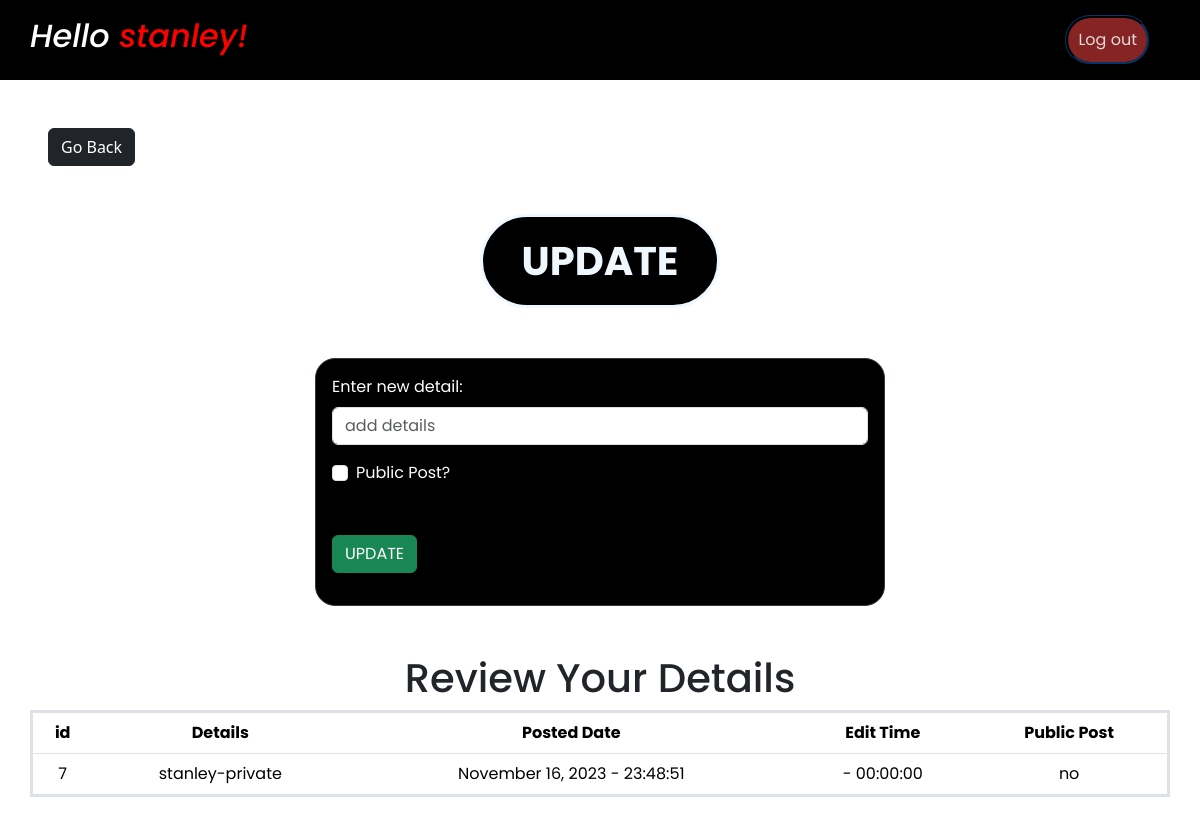
Page /edit.php?id=7 (signed in) on the committed database.
### tables this page shows
CREATE TABLE `list_tbl` (
  `id` int(11) NOT NULL,
  `details` text NOT NULL,
  `date_posted` varchar(30) NOT NULL,
  `time_posted` time NOT NULL,
  `date_edited` varchar(30) NOT NULL,
  `time_edited` time NOT NULL,
  `public` varchar(5) NOT NULL
);

### config/update.php (the view, shortened to what this page needs)
<?php
if (!empty($_GET['id'])) {
    $id = $_GET['id'];
    $servername = "localhost";
    $username_db = "root";
    $password_db = "";
    $db_name = "master_db";
    $conn = mysqli_connect($servername, $username_db, $password_db, $db_name);
    $query = mysqli_query($conn, "SELECT * FROM list_tbl WHERE id='$id'");
    $count = mysqli_num_rows($query);
    if ($count > 0) {
        while ($row = mysqli_fetch_array($query)) {
            print "<tr>";
            print "<td>" . $row['id'] . "</td>";
            print "<td>" . $row['details'] . "</td>";
            print "<td>" . $row['date_posted'] . " - " . $row['time_posted'] . "</td>";
            print "<td>" . $row['date_edited'] . " - " . $row['time_edited'] . "</td>";
            print "<td>" . $row['public'] . "</td>";
            print "</tr>";
        }
        print '
                        <div class="content mb-5">
                            <div class="card">
                                <div class="card-body">
                                    <form action="" method="POST">
                                        <div class="mb-3">
                                            <label for="exampleFormControlInput1" class="form-label" style="color: white;">Enter new detail:</label>
                                            <input type="text" name="details" class="form-control" id="exampleFormControlInput1" placeholder="add details">
                                            <div class="form-check mt-3">
                                                <input class="form-check-input" type="checkbox" name="public[]" value="yes" id="flexCheckDefault">
                                                <label class="form-check-label" for="flexCheckDefault" style="color: white;">
                                                    Public Post?
                                                </label>
                                            </div>
                                            <input type="hidden" name="update_id" value="' . $id . '">
                                            <button type="submit" value="Update List" class="btn btn-success mt-5">
                                                UPDATE
                                            </button>
                                        </div>
                                    </form>
                                </div>
                            </div>
                        </div>
                        ';
    } else {
        $id_exists = false;
    }
}
print '<h1 style="text-align:center;">Review Your Details</h1>';

### css/navbar.css (style rules this page uses)
body { margin: 0; font-family: "Poppins", Arial, Helvetica, sans-serif; }

### css/home.css (style rules this page uses)
* { margin: 0; font-family: "Poppins", Arial, Helvetica, sans-serif; }
.content .card { width: 50%; justify-content: center; margin: auto; margin-top: 50px; border-style: solid; border-color: rgb(66, 52, 52); background-color: rgb(0, 0, 0); border-radius: 20px; }

### rows in the picture
list_tbl: id "7", details "stanley-private", date_posted "November 16, 2023", time_posted "23:48:51", time_edited "00:00:00", public "no"

### other values in the picture
$user "stanley"
